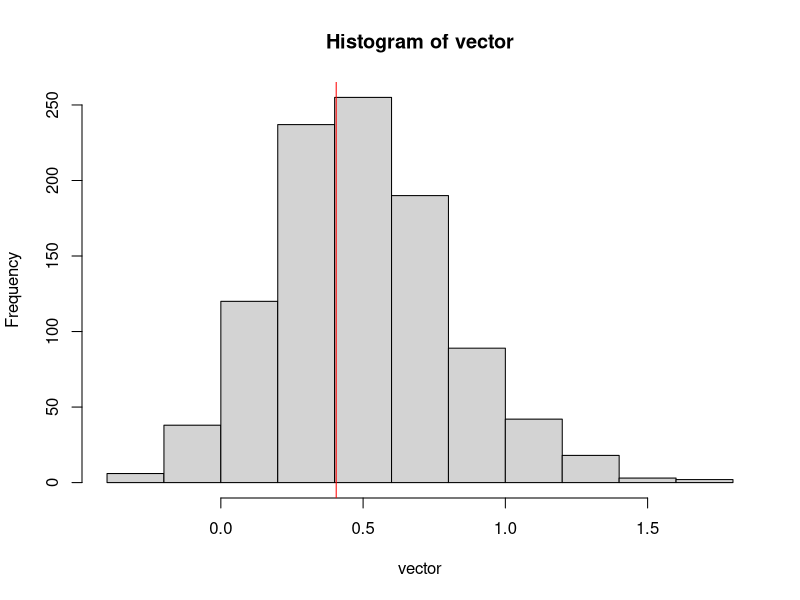
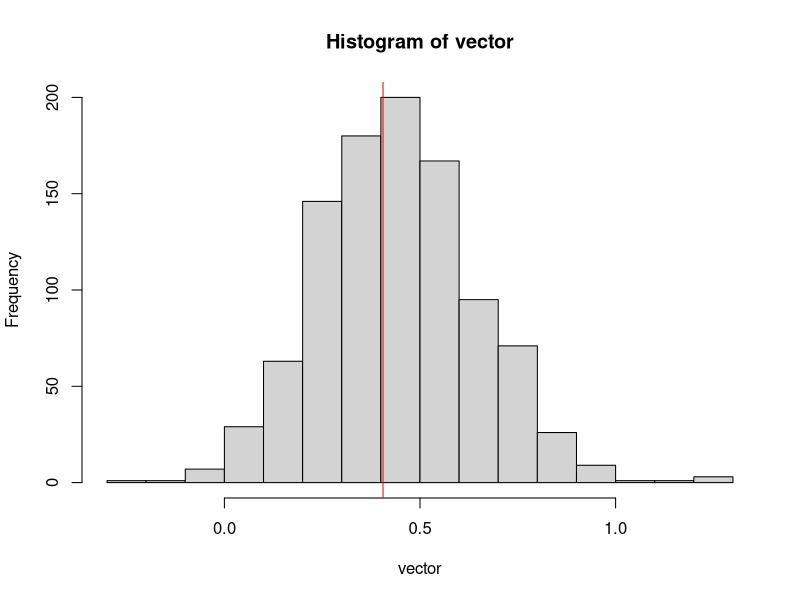
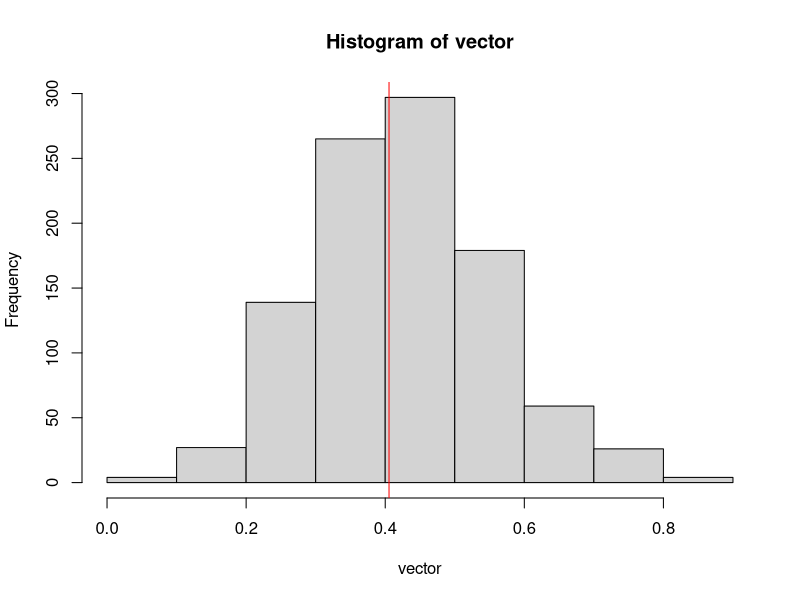

These figures' R source, in order:
## ---- chunk 1
My_MLE <- function(x){
      ll_gamma1 <- function(p){
        ll_gamma(p,x)
      }
      z <- optim(par=c(1,1),ll_gamma1) 
      log(z$par[1])
}
## ---- chunk 2
library(stats)
vector = c()
gamma_simulation_MLE <- function(N,sim_size,alpha,sigma){
  for (j in 1:sim_size)
  {
    x<-rgamma(N,shape=alpha,scale=sigma)
    
    ll_gamma <- function(p,x){
      alpha<-p[1]
      sigma<-p[2]
      N*alpha*log(sigma)+N*log(gamma(alpha))-(alpha-1)*sum(log(x))+sum(x)/sigma
    }
    
    My_MLE <- function(x){
      ll_gamma1 <- function(p){
        ll_gamma(p,x)
      }
      z <- optim(par=c(1,1),ll_gamma1) 
      log(z$par[1])
    }
    vector <- c(vector, My_MLE(x))
  }
  hist(vector)
  abline(v=log(alpha),col='red')
  cat("The 2.5 and 97.5 percentile points are:")
  quantile(vector,probs=c(0.025,0.975))
}
gamma_simulation_MLE(20,1000,1.5,2.2)


## ---- chunk 3
gamma_simulation_MLE(40,1000,1.5,2.2)
## ---- chunk 4
gamma_simulation_MLE(100,1000,1.5,2.2)
